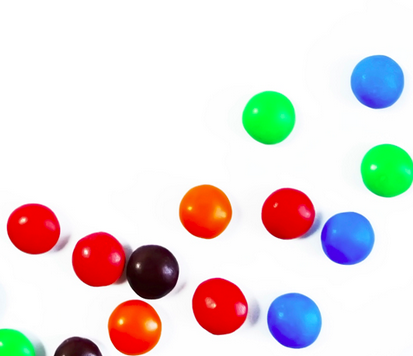
#> input picture smarties.png, 413 x 356 px
$ jupyter execute '26) Circle detection using HoughCircles.ipynb'
#> lines starting #> are read from the running program, lines starting #| are printed output that depends on the picture; after the words box and inside, x2 and y2 are one past the last pixel; in counts of white or black regions, pixels touching at a corner belong together
[cell 1]
import numpy as np
import cv2
import matplotlib.pyplot as plt

[cell 2]
image = cv2.imread('smarties.png')
#> image is the input picture: shape (356, 413, 3); mean B, G, R 219.1, 220.4, 228.9

output = image.copy()
gray = cv2.cvtColor(output, cv2.COLOR_BGR2GRAY)
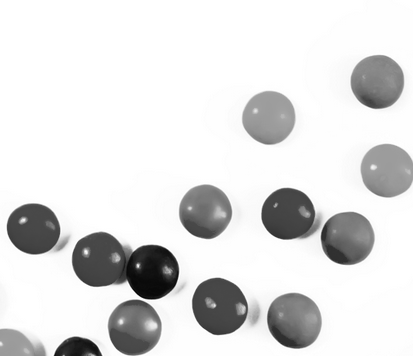
#> gray: shape (356, 413); min 4, max 255, mean 222.8
blur = cv2.medianBlur(gray, 5)

# [7 lines of commented-out code are left out]
circles = cv2.HoughCircles(blur, cv2.HOUGH_GRADIENT, 1, minDist=20, param1=50, param2=30, minRadius=0, maxRadius=0)
#> circles = 13 rows, first 8: [376.5, 81.5, 26.6], [347.5, 238.5, 26.6], [293.5, 320.5, 27.9], [152.5, 271.5, 27.1], [205.5, 210.5, 26.8], [386.5, 169.5, 26.4], [286.5, 213.5, 25.2], [32.5, 230.5, 27.5]

# converting circle values to integer
detected_circles = np.uint16(np.around(circles))
#> detected_circles = 13 rows, first 8: [376, 82, 27], [348, 238, 27], [294, 320, 28], [152, 272, 27], [206, 210, 27], [386, 170, 26], [286, 214, 25], [32, 230, 28]
for (x, y, r) in detected_circles[0, :]:
    cv2.circle(output, (x, y), r, (0, 255, 255), 3)
    cv2.circle(output, (x, y), 3, (0, 255, 0), 2)
#> this loop made 13 passes
#> (x, y, r) on passes 1 to 12: (376, 82, 27), (348, 238, 27), (294, 320, 28), (152, 272, 27), (206, 210, 27), (386, 170, 26), (286, 214, 25), (32, 230, 28), (270, 116, 26), (100, 260, 28), (220, 306, 27), (134, 328, 27)
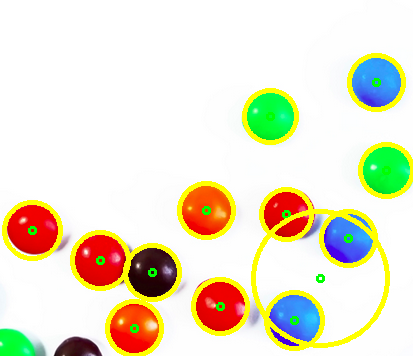
#> output: shape (356, 413, 3); 8.58% of pixels changed, all inside (x1, y1, x2, y2) = (2, 53, 413, 356)

cv2.imshow('Image', output)
cv2.waitKey(0)
cv2.destroyAllWindows()

[cell 3]
image = cv2.imread('shapes.jpg')
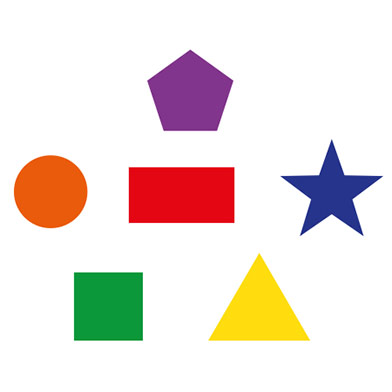
#> input picture shapes.jpg, 392 x 392 px
#> image is the input picture: shape (392, 392, 3); mean B, G, R 219.9, 225.8, 236.9

output = image.copy()
gray = cv2.cvtColor(output, cv2.COLOR_BGR2GRAY)
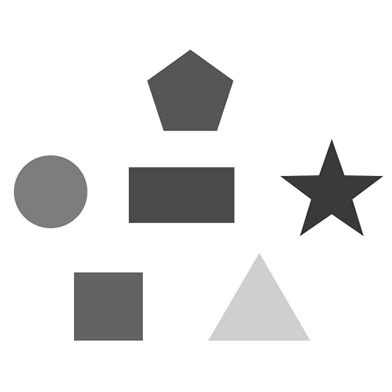
#> gray: shape (392, 392); min 25, max 255, mean 228.4
blur = cv2.medianBlur(gray, 5)
#> blur: shape (392, 392)

# [7 lines of commented-out code are left out]
circles = cv2.HoughCircles(blur, cv2.HOUGH_GRADIENT, 1, minDist=20, param1=50, param2=30, minRadius=0, maxRadius=0)
#> circles = [[50.5, 191.5, 36.1]]

# converting circle values to integer
detected_circles = np.uint16(np.around(circles))
#> detected_circles = [[50, 192, 36]]
for (x, y, r) in detected_circles[0, :]:
    cv2.circle(output, (x, y), r, (0, 255, 255), 3)
    cv2.circle(output, (x, y), 3, (0, 255, 0), 2)
#> this loop made 1 pass
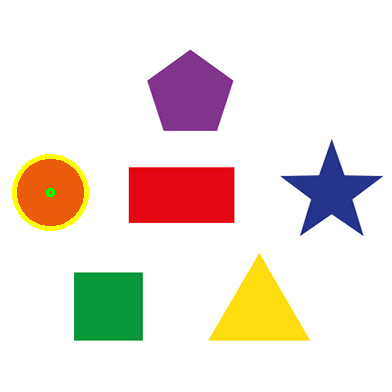
#> output: shape (392, 392, 3); 0.76% of pixels changed, all inside (x1, y1, x2, y2) = (12, 154, 89, 231)

cv2.imshow('Image', output)
cv2.waitKey(0)
cv2.destroyAllWindows()
